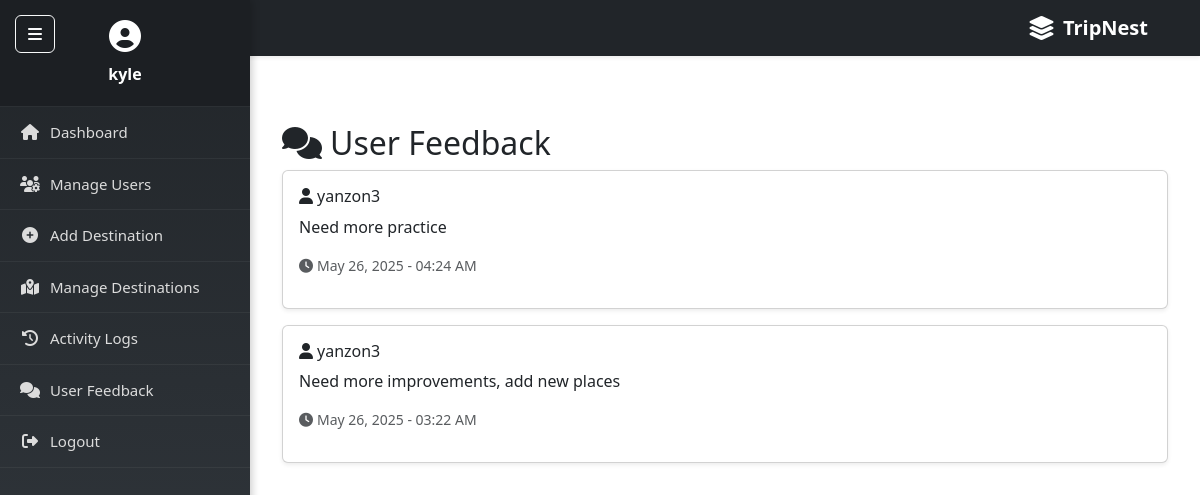
Screenshot of /CLIENT/admin_feedback.php (signed in) with the database file from the repository.
### tables this page shows
CREATE TABLE `feedback` (
  `id` int(11) NOT NULL,
  `user_id` int(11) NOT NULL,
  `message` text NOT NULL,
  `created_at` timestamp NOT NULL DEFAULT current_timestamp()
);

CREATE TABLE `users` (
  `id` int(11) NOT NULL,
  `username` varchar(20) NOT NULL,
  `email` varchar(25) NOT NULL,
  `phone` varchar(20) DEFAULT NULL,
  `address` varchar(35) DEFAULT NULL,
  `password` varchar(25) NOT NULL,
  `role` enum('admin','user') DEFAULT 'user',
  `created_at` timestamp NOT NULL DEFAULT current_timestamp()
);

### CLIENT/admin_feedback.php (the view, shortened to what this page needs)
<?php
include 'includes/config.php';
include 'includes/navbar.php';
include 'includes/sidebar.php';
$sql = "SELECT f.*, u.username FROM feedback f
        JOIN users u ON f.user_id = u.id
        ORDER BY f.created_at DESC";
$result = $conn->query($sql);
?>
<div id="main-content">
  <div class="container py-5">
    <h2><i class="fas fa-comments me-2"></i>User Feedback</h2>
    <?php if ($result->num_rows > 0): ?>
      <?php while ($row = $result->fetch_assoc()): ?>
        <div class="card mb-3 shadow-sm">
          <div class="card-body">
            <h6 class="card-title"><i class="fas fa-user me-1"></i><?= htmlspecialchars($row['username']) ?></h6>
            <p class="card-text"><?= nl2br(htmlspecialchars($row['message'])) ?></p>
            <p class="text-muted small"><i class="fas fa-clock me-1"></i><?= date('F j, Y - h:i A', strtotime($row['created_at'])) ?></p>
          </div>
        </div>
      <?php endwhile; ?>
    <?php else: ?>
      <div class="alert alert-info">No feedbacks yet.</div>
    <?php endif; ?>
  </div>
</div>

### CLIENT/includes/sidebar.php (style rules this page uses)
#main-content { margin-left: 250px; transition: all 0.3s ease; padding: 20px; }

### rows the page displays
feedback: user.username "yanzon3", message "Need more practice", created_at "May 26, 2025 - 04:24 AM"
feedback: user.username "yanzon3", message "Need more improvements, add new places", created_at "May 26, 2025 - 03:22 AM"

### other values shown
$_SESSION['username'] "kyle"
